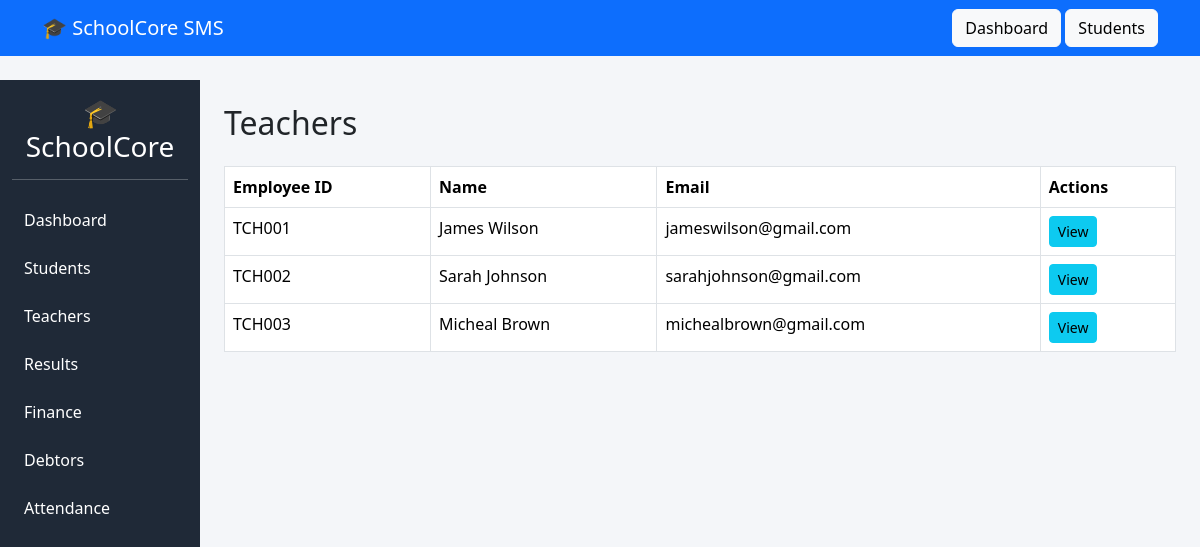
Screenshot of /teachers/ with the database file from the repository.
### teachers/models.py (models this page shows, shortened)
class Teacher(models.Model):
    employee_id = models.CharField(
        max_length=20,
        unique=True
    )
    first_name = models.CharField(
        max_length=100
    )
    last_name = models.CharField(
        max_length=100
    )
    email = models.EmailField(
        unique=True
    )
    phone = models.CharField(
        max_length=20
    )
    subject = models.ManyToManyField(
        Subject
    )
    classes = models.ManyToManyField(
        ClassRoom
    )
    date_employed = models.DateField()
    passport = models.ImageField(
        upload_to='teachers/',
        blank=True,
        null=True
    )

### teachers/views.py (the view)
def teacher_list(request):
    teachers = Teacher.objects.all()
    return render(
        request,
        'teachers/list.html',
        {
            'teachers': teachers
        }
    )

### templates/teachers/list.html
{% extends 'base.html' %}
{% block content %}
<h2 class="mb-4">
    Teachers
</h2>
<table class="table table-bordered">
    <thead>
        <tr>
            <th>Employee ID</th>
            <th>Name</th>
            <th>Email</th>
            <th>Actions</th>
        </tr>
    </thead>
    <tbody>
        {% for teacher in teachers %}
        <tr>
            <td>
                {{ teacher.employee_id }}
            </td>
            <td>
                {{ teacher.first_name }}
                {{ teacher.last_name }}
            </td>
            <td>
                {{ teacher.email }}
            </td>
            <td>
                <a
                    href="{% url 'teacher_detail' teacher.id %}"
                    class="btn btn-info btn-sm"
                >
                    View
                </a>
            </td>
        </tr>
        {% empty %}
        <tr>
            <td colspan="4">
                No teachers found.
            </td>
        </tr>
        {% endfor %}
    </tbody>
</table>
{% endblock %}

### templates/base.html (style rules this page uses)
body { background:#f4f6f9; }

### rows the page displays
Teacher: employee_id "TCH001", first_name "James", last_name "Wilson", email "jameswilson@gmail.com"
Teacher: employee_id "TCH002", first_name "Sarah", last_name "Johnson", email "sarahjohnson@gmail.com"
Teacher: employee_id "TCH003", first_name "Micheal", last_name "Brown", email "michealbrown@gmail.com"
